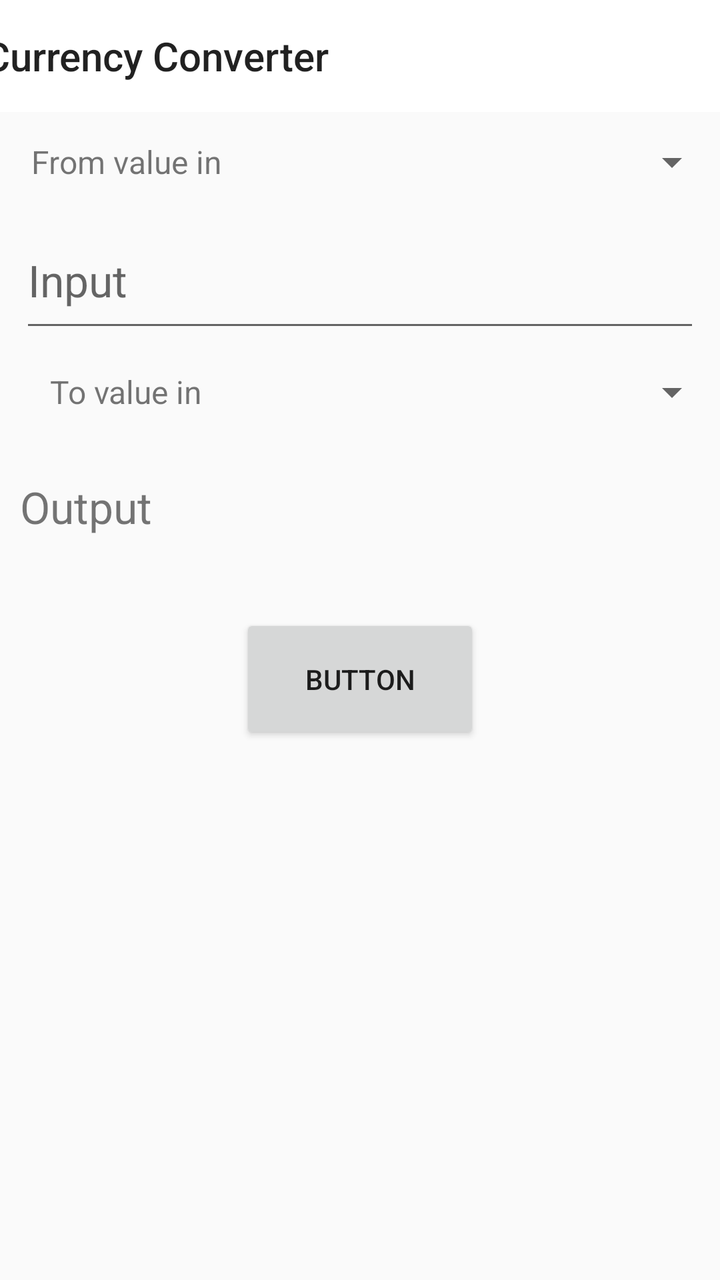
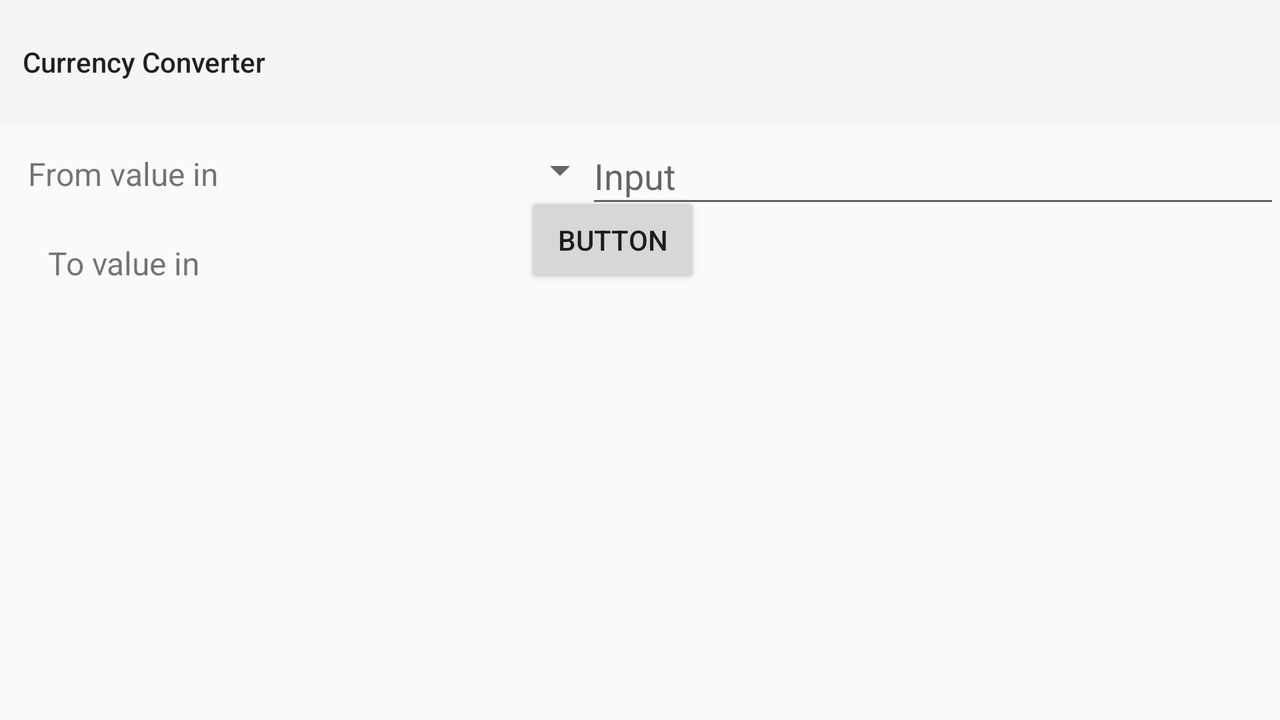

Two renders of one Android screen. The first uses the default layout on a phone; the second uses the alternative layout the repository ships for a different screen configuration, on a matching device. The two XML files are below.
<!-- AndroidManifest.xml: application theme Theme.AppCompat.Light.NoActionBar -->
<!-- res/layout/activity_main.xml -->
<?xml version="1.0" encoding="utf-8"?>
<androidx.constraintlayout.widget.ConstraintLayout xmlns:android="http://schemas.android.com/apk/res/android"
    xmlns:app="http://schemas.android.com/apk/res-auto"
    xmlns:tools="http://schemas.android.com/tools"
    android:layout_width="match_parent"
    android:layout_height="match_parent"
    tools:context=".MainActivity">

    <Spinner
        android:id="@+id/currencyTo"
        android:layout_width="0dp"
        android:layout_height="50dp"
        app:layout_constraintEnd_toEndOf="parent"
        app:layout_constraintHorizontal_bias="0.0"
        app:layout_constraintStart_toEndOf="@+id/textTo"
        app:layout_constraintTop_toBottomOf="@+id/editText" />

    <TextView
        android:id="@+id/textTo"
        android:layout_width="130dp"
        android:layout_height="50dp"
        android:gravity="center"
        android:text="To value in "
        android:textSize="16dp"
        app:layout_constraintStart_toStartOf="parent"
        app:layout_constraintTop_toBottomOf="@+id/editText" />

    <Spinner
        android:id="@+id/currencyFrom"
        android:layout_width="0dp"
        android:layout_height="50dp"
        app:layout_constraintEnd_toEndOf="parent"
        app:layout_constraintStart_toEndOf="@+id/textFrom"
        app:layout_constraintTop_toBottomOf="@+id/toolbar" />

    <androidx.appcompat.widget.Toolbar
        android:id="@+id/toolbar"
        android:layout_width="409dp"
        android:layout_height="wrap_content"
        android:background="@color/white"
        android:minHeight="?attr/actionBarSize"
        android:theme="?attr/actionBarTheme"
        android:visibility="visible"
        app:layout_constraintEnd_toEndOf="parent"
        app:layout_constraintStart_toStartOf="parent"
        app:layout_constraintTop_toTopOf="parent"
        app:title="Currency Converter"
        tools:visibility="visible" />

    <TextView
        android:id="@+id/textFrom"
        android:layout_width="130dp"
        android:layout_height="50dp"
        android:autoSizeMinTextSize="50dp"
        android:gravity="center"
        android:text="From value in "
        android:textSize="16dp"
        app:layout_constraintStart_toStartOf="parent"
        app:layout_constraintTop_toBottomOf="@+id/toolbar" />

    <Button
        android:id="@+id/button"
        android:layout_width="120dp"
        android:layout_height="65dp"
        android:text="Button"
        app:layout_constraintBottom_toBottomOf="parent"
        app:layout_constraintEnd_toEndOf="parent"
        app:layout_constraintStart_toStartOf="parent"
        app:layout_constraintTop_toTopOf="@+id/toolbar"
        app:layout_constraintVertical_bias="0.534" />

    <TextView
        android:id="@+id/textResult"
        android:layout_width="340dp"
        android:layout_height="65dp"
        android:layout_marginTop="0dp"
        android:gravity="center_vertical"
        android:text="Output"
        android:textSize="22dp"
        app:layout_constraintEnd_toEndOf="parent"
        app:layout_constraintStart_toStartOf="parent"
        app:layout_constraintTop_toBottomOf="@+id/textTo" />

    <EditText
        android:id="@+id/editText"
        android:layout_width="340dp"
        android:layout_height="65dp"
        android:ems="10"
        android:textSize="22dp"
        android:hint="Input"
        android:inputType="number"
        app:layout_constraintEnd_toEndOf="parent"
        app:layout_constraintStart_toStartOf="parent"
        app:layout_constraintTop_toBottomOf="@+id/currencyFrom" />

</androidx.constraintlayout.widget.ConstraintLayout>
<!-- resources referenced by this layout -->
<resources>

</resources>
<!-- res/layout-land/activity_main.xml (the author's variant of the layout above) -->
<!-- drawn on the phone turned sideways -->
<?xml version="1.0" encoding="utf-8"?>
<androidx.constraintlayout.widget.ConstraintLayout xmlns:android="http://schemas.android.com/apk/res/android"
    xmlns:app="http://schemas.android.com/apk/res-auto"
    xmlns:tools="http://schemas.android.com/tools"
    android:layout_width="match_parent"
    android:layout_height="match_parent"
    tools:context=".MainActivity">

    <Spinner
        android:id="@+id/currencyTo"
        android:layout_width="176dp"
        android:layout_height="45dp"
        android:layout_marginTop="112dp"
        app:layout_constraintEnd_toEndOf="parent"
        app:layout_constraintHorizontal_bias="0.0"
        app:layout_constraintStart_toEndOf="@+id/textTo"
        app:layout_constraintTop_toTopOf="parent" />

    <TextView
        android:id="@+id/textTo"
        android:layout_width="128dp"
        android:layout_height="45dp"
        android:gravity="center"
        android:text="To value in "
        android:textSize="16dp"
        app:layout_constraintStart_toStartOf="parent"
        app:layout_constraintTop_toBottomOf="@+id/editText" />

    <Spinner
        android:id="@+id/currencyFrom"
        android:layout_width="176dp"
        android:layout_height="50dp"
        android:layout_marginTop="60dp"
        app:layout_constraintEnd_toEndOf="parent"
        app:layout_constraintHorizontal_bias="0.003"
        app:layout_constraintStart_toEndOf="@+id/textFrom"
        app:layout_constraintTop_toTopOf="parent" />

    <androidx.appcompat.widget.Toolbar
        android:id="@+id/toolbar"
        android:layout_width="748dp"
        android:layout_height="62dp"
        android:background="?attr/colorPrimary"
        android:minHeight="?attr/actionBarSize"
        android:theme="?attr/actionBarTheme"
        android:visibility="visible"
        app:layout_constraintEnd_toEndOf="parent"
        app:layout_constraintHorizontal_bias="0.049"
        app:layout_constraintStart_toStartOf="parent"
        app:layout_constraintTop_toTopOf="parent"
        app:title="Currency Converter"
        tools:visibility="visible" />

    <TextView
        android:id="@+id/textFrom"
        android:layout_width="127dp"
        android:layout_height="50dp"
        android:autoSizeMinTextSize="50dp"
        android:gravity="center"
        android:text="From value in "
        android:textSize="16dp"
        app:layout_constraintStart_toStartOf="parent"
        app:layout_constraintTop_toBottomOf="@+id/toolbar" />

    <Button
        android:id="@+id/button"
        android:layout_width="wrap_content"
        android:layout_height="wrap_content"
        android:text="Button"
        app:layout_constraintBottom_toBottomOf="parent"
        app:layout_constraintEnd_toEndOf="parent"
        app:layout_constraintHorizontal_bias="0.475"
        app:layout_constraintStart_toStartOf="parent"
        app:layout_constraintTop_toTopOf="@+id/toolbar"
        app:layout_constraintVertical_bias="0.308" />

    <TextView
        android:id="@+id/textResult"
        android:layout_width="304dp"
        android:layout_height="52dp"
        android:layout_marginTop="108dp"
        android:gravity="bottom"
        android:textSize="14sp"
        app:layout_constraintEnd_toEndOf="parent"
        app:layout_constraintHorizontal_bias="1.0"
        app:layout_constraintStart_toStartOf="parent"
        app:layout_constraintTop_toTopOf="parent" />

    <EditText
        android:id="@+id/editText"
        android:layout_width="347dp"
        android:layout_height="45dp"
        android:layout_marginTop="64dp"
        android:ems="10"
        android:hint="Input"
        android:inputType="number"
        app:layout_constraintEnd_toEndOf="parent"
        app:layout_constraintHorizontal_bias="1.0"
        app:layout_constraintStart_toStartOf="parent"
        app:layout_constraintTop_toTopOf="parent" />


</androidx.constraintlayout.widget.ConstraintLayout>
